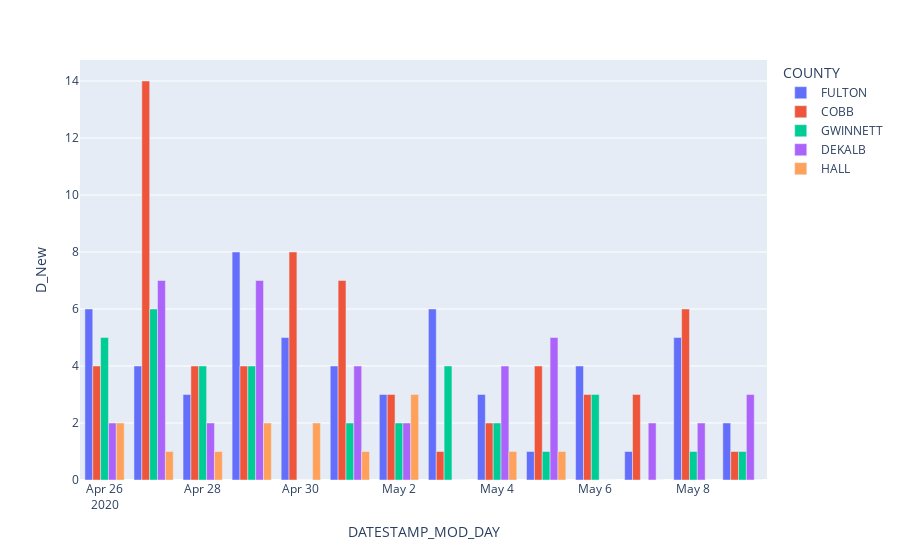

The notebook cell this image was saved under:
### Code cell
plotly6 = px.bar(dailySpecific,
                x='DATESTAMP_MOD_DAY',
                y='D_New',
                color='COUNTY',
                barmode='group')
plotly6.show()

### Figure 1 — Plotly figure (JSON) as saved in the notebook; plotly's stock layout.template omitted (floating-point values rounded to 4 significant figures)
{"data": [{"alignmentgroup": "True", "hovertemplate": "COUNTY=FULTON<br>DATESTAMP_MOD_DAY=%{x}<br>D_New=%{y}<extra></extra>", "legendgroup": "FULTON", "marker": {"color": "#636efa", "pattern": {"shape": ""}}, "name": "FULTON", "offsetgroup": "FULTON", "orientation": "v", "showlegend": true, "textposition": "auto", "type": "bar", "x": ["2020-04-26", "2020-04-27", "2020-04-28", "2020-04-29", "2020-04-30", "2020-05-01", "2020-05-02", "2020-05-03", "2020-05-04", "2020-05-05", "2020-05-06", "2020-05-07", "2020-05-08", "2020-05-09"], "xaxis": "x", "y": [6, 4, 3, 8, 5, 4, 3, 6, 3, 1, 4, 1, 5, 2], "yaxis": "y"}, {"alignmentgroup": "True", "hovertemplate": "COUNTY=COBB<br>DATESTAMP_MOD_DAY=%{x}<br>D_New=%{y}<extra></extra>", "legendgroup": "COBB", "marker": {"color": "#EF553B", "pattern": {"shape": ""}}, "name": "COBB", "offsetgroup": "COBB", "orientation": "v", "showlegend": true, "textposition": "auto", "type": "bar", "x": ["2020-04-26", "2020-04-27", "2020-04-28", "2020-04-29", "2020-04-30", "2020-05-01", "2020-05-02", "2020-05-03", "2020-05-04", "2020-05-05", "2020-05-06", "2020-05-07", "2020-05-08", "2020-05-09"], "xaxis": "x", "y": [4, 14, 4, 4, 8, 7, 3, 1, 2, 4, 3, 3, 6, 1], "yaxis": "y"}, {"alignmentgroup": "True", "hovertemplate": "COUNTY=GWINNETT<br>DATESTAMP_MOD_DAY=%{x}<br>D_New=%{y}<extra></extra>", "legendgroup": "GWINNETT", "marker": {"color": "#00cc96", "pattern": {"shape": ""}}, "name": "GWINNETT", "offsetgroup": "GWINNETT", "orientation": "v", "showlegend": true, "textposition": "auto", "type": "bar", "x": ["2020-04-26", "2020-04-27", "2020-04-28", "2020-04-29", "2020-04-30", "2020-05-01", "2020-05-02", "2020-05-03", "2020-05-04", "2020-05-05", "2020-05-06", "2020-05-07", "2020-05-08", "2020-05-09"], "xaxis": "x", "y": [5, 6, 4, 4, 0, 2, 2, 4, 2, 1, 3, 0, 1, 1], "yaxis": "y"}, {"alignmentgroup": "True", "hovertemplate": "COUNTY=DEKALB<br>DATESTAMP_MOD_DAY=%{x}<br>D_New=%{y}<extra></extra>", "legendgroup": "DEKALB", "marker": {"color": "#ab63fa", "pattern": {"shape": ""}}, "name": "DEKALB", "offsetgroup": "DEKALB", "orientation": "v", "showlegend": true, "textposition": "auto", "type": "bar", "x": ["2020-04-26", "2020-04-27", "2020-04-28", "2020-04-29", "2020-04-30", "2020-05-01", "2020-05-02", "2020-05-03", "2020-05-04", "2020-05-05", "2020-05-06", "2020-05-07", "2020-05-08", "2020-05-09"], "xaxis": "x", "y": [2, 7, 2, 7, 0, 4, 2, 0, 4, 5, 0, 2, 2, 3], "yaxis": "y"}, {"alignmentgroup": "True", "hovertemplate": "COUNTY=HALL<br>DATESTAMP_MOD_DAY=%{x}<br>D_New=%{y}<extra></extra>", "legendgroup": "HALL", "marker": {"color": "#FFA15A", "pattern": {"shape": ""}}, "name": "HALL", "offsetgroup": "HALL", "orientation": "v", "showlegend": true, "textposition": "auto", "type": "bar", "x": ["2020-05-06", "2020-05-07", "2020-05-08", "2020-05-09", "2020-04-26", "2020-04-27", "2020-04-28", "2020-04-29", "2020-04-30", "2020-05-01", "2020-05-02", "2020-05-03", "2020-05-04", "2020-05-05"], "xaxis": "x", "y": [0, 0, 0, 0, 2, 1, 1, 2, 2, 1, 3, 0, 1, 1], "yaxis": "y"}], "layout": {"barmode": "group", "legend": {"title": {"text": "COUNTY"}, "tracegroupgap": 0}, "margin": {"t": 60}, "xaxis": {"anchor": "y", "domain": [0, 1], "title": {"text": "DATESTAMP_MOD_DAY"}}, "yaxis": {"anchor": "x", "domain": [0, 1], "title": {"text": "D_New"}}}}
